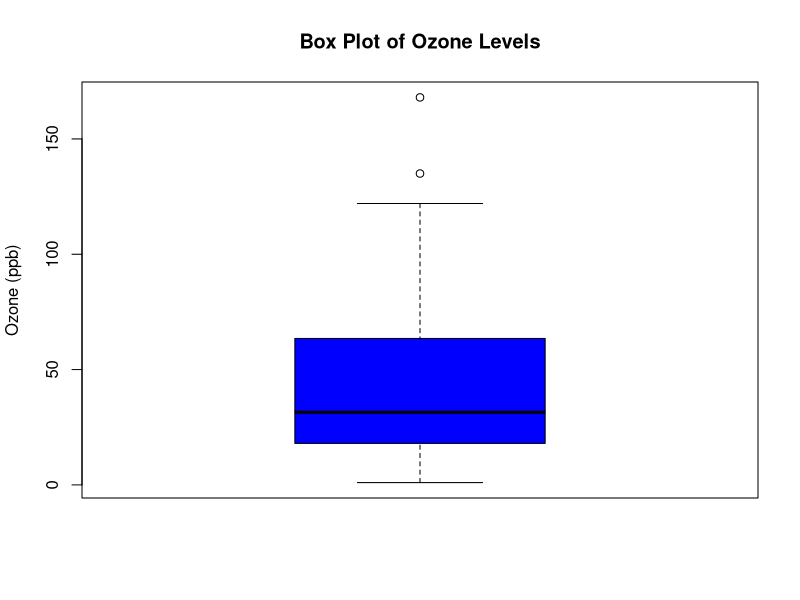
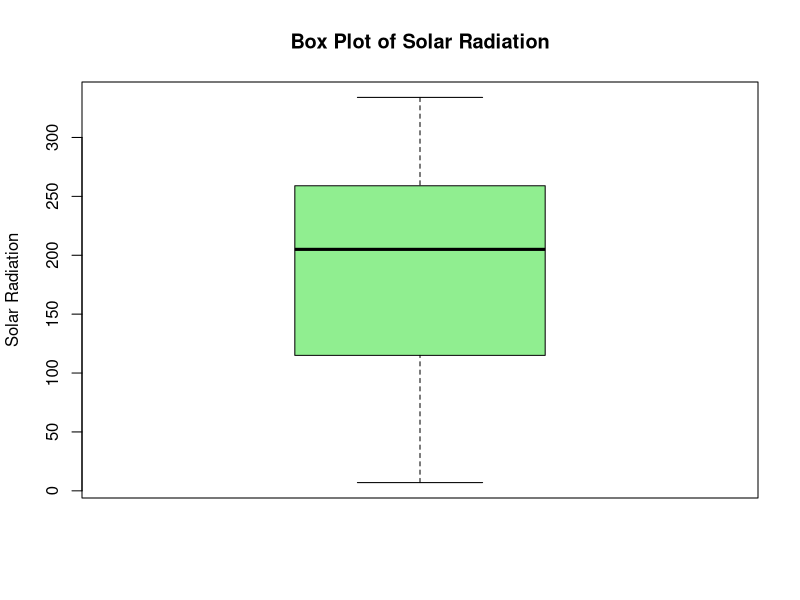
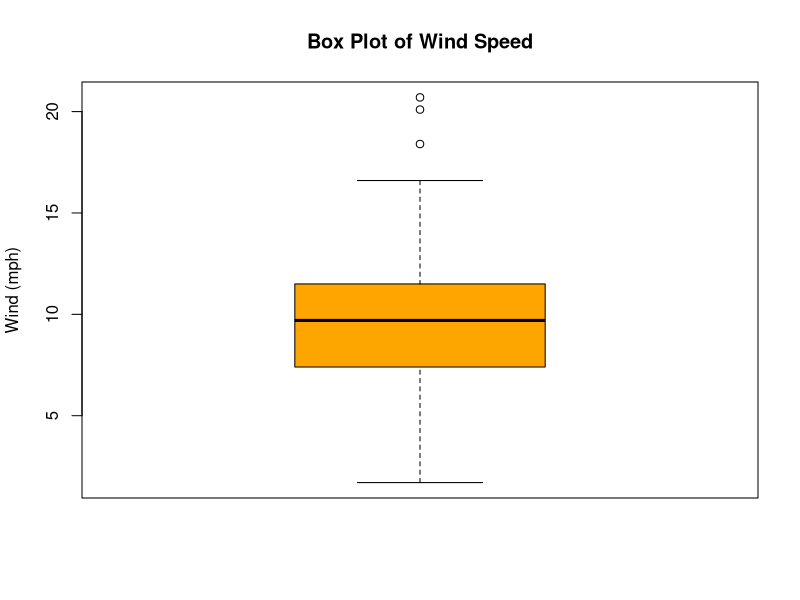
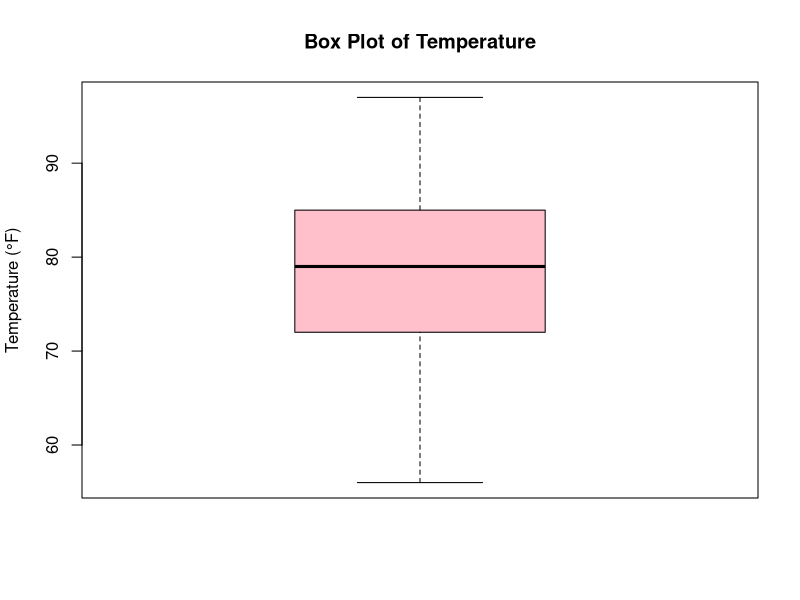
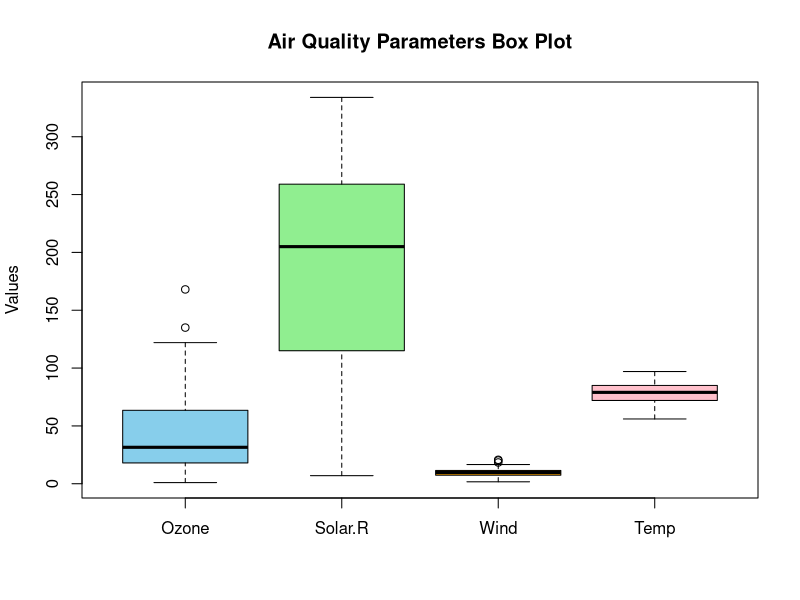

Recreate these plots in R, in order.
# Load the Air Quality Dataset
data(airquality)

# Understand the dataset
str(airquality)
View(airquality)
class(airquality)
?airquality

# Basic Box Plot for Ozone
boxplot(airquality$Ozone,
        main = "Box Plot of Ozone Levels",
        ylab = "Ozone (ppb)",
        col = "blue")

# Box Plot for Solar Radiation
boxplot(airquality$Solar.R,
        main = "Box Plot of Solar Radiation",
        ylab = "Solar Radiation",
        col = "lightgreen")

# Box Plot for Wind Speed
boxplot(airquality$Wind,
        main = "Box Plot of Wind Speed",
        ylab = "Wind (mph)",
        col = "orange")

# Box Plot for Temperature
boxplot(airquality$Temp,
        main = "Box Plot of Temperature",
        ylab = "Temperature (°F)",
        col = "pink")

# Multi-Variable Box Plot
boxplot(airquality[, c("Ozone", "Solar.R", "Wind", "Temp")],
        main = "Air Quality Parameters Box Plot",
        col = c("skyblue", "lightgreen", "orange", "pink"),
        ylab = "Values")